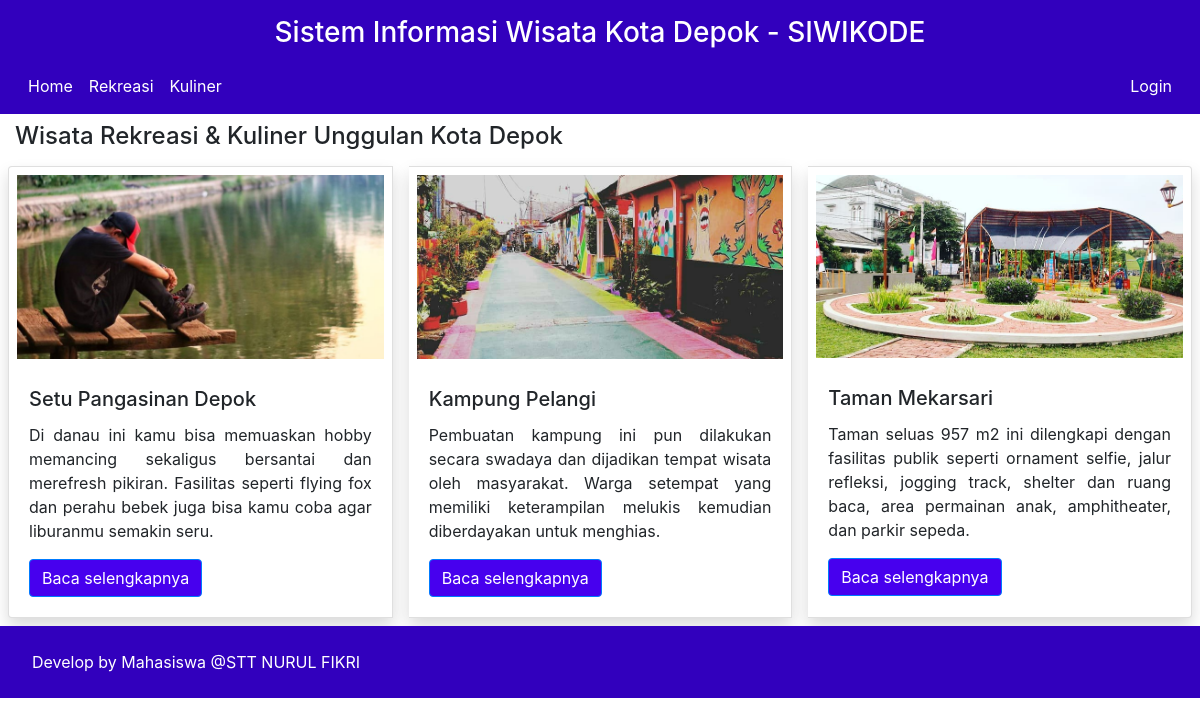
The page / on the database its author committed.
### tables this page shows
CREATE TABLE `wisata` (
  `id` int(11) NOT NULL,
  `nama` varchar(100) DEFAULT NULL,
  `deskripsi` text DEFAULT NULL,
  `jenis_wisata_id` int(11) NOT NULL,
  `fasilitas` text DEFAULT NULL,
  `bintang` smallint(6) DEFAULT NULL,
  `kontak` varchar(45) DEFAULT NULL,
  `alamat` varchar(150) DEFAULT NULL,
  `maps` text DEFAULT NULL,
  `email` varchar(45) DEFAULT NULL,
  `web` varchar(45) DEFAULT NULL,
  `jenis_kuliner_id` int(11) NOT NULL,
  `gambar` varchar(150) NOT NULL
);

### application/controllers/Clandingpage.php (called while the page is built, shortened)
<?php
class Clandingpage extends CI_Controller {
    function __construct(){
		$this->load->model('Mlandingpage');
	}
	public function index()
	{
        $wisata = $this->Mlandingpage->getWisata();
        $data['wisata'] = $wisata;
        $this->load->view('siwikode/template/header');
		$this->load->view('siwikode/Vlandingpage', $data);
        $this->load->view('siwikode/template/footer.php');
	}
}

### index.php (called while the page is built, shortened)
<?php
require_once BASEPATH.'core/CodeIgniter.php';

### application/models/Mlandingpage.php (called while the page is built)
<?php
class Mlandingpage extends CI_Model{
    public function getWisata()
    {
        $query = $this->db->get('wisata');
        return $query;
    }
}
?>

### application/views/siwikode/Vlandingpage.php (the view)
 <div class="m-auto pt-2 row">
  <h4 class="col-auto">Wisata Rekreasi & Kuliner Unggulan Kota Depok</h4>
 </div>
 <div class="card-group">
<?php foreach($wisata->result() as $wisata) { ?>
<div class="card m-2 shadow">
  <img class="card-img-top p-2" src="<?=base_url().$wisata->gambar?>" alt="Card image cap">
  <div class="card-body">
	<h5 class="card-title"><?=$wisata->nama?></h5>
	<p class="card-text text-justify"><?=$wisata->deskripsi?></p>
	<a class="btn btn-primary" href="<?= base_url("index.php/Cdeskripsi/deskripsi/".$wisata->id)?>" role="button">Baca selengkapnya</a>
  </div>
</div>
<?php } ?>
 </div>

### application/views/siwikode/template/header.php (shortened to what this page needs)
<!DOCTYPE html>
<html lang="en">
<head>
	<link rel="stylesheet" href="https://cdn.jsdelivr.net/npm/bootstrap@4.5.3/dist/css/bootstrap.min.css">
	<link rel="stylesheet" href="<?= base_url()?>assets/siwikode/style.css">
	<link rel="stylesheet" href="<?= base_url()?>assets/siwikode/css/bootstrap-grid.css">
	<link rel="stylesheet" href="<?= base_url()?>assets/siwikode/css/bootstrap.min.css">
	<link rel="stylesheet" href="<?= base_url()?>assets/siwikode/css/bootstrap.css">
</head>
<body>
	<div class="bg-primary px-1 pt-3 container-fluid">
		<h3 class="text-white text-center">Sistem Informasi Wisata Kota Depok - SIWIKODE</h3>
		<nav class="navbar navbar-expand-lg navbar-dark">
			<div class="collapse navbar-collapse" id="navbarSupportedContent">
			  <ul class="navbar-nav mr-auto">
				<li class="nav-item">
				  <a class="nav-link text-white" href="<?= base_url("index.php/Clandingpage/")?>">Home</a>
				</li>
				<li class="nav-item">
				  <a class="nav-link text-white" href="daftar_wisata.html">Rekreasi</a>
				</li>
				<li class="nav-item">
				  <a class="nav-link text-white" href="daftar_kuliner.html">Kuliner</a>
				</li>
			  </ul>
			  <ul class="navbar-nav ml-auto">
				  <?php if($this->session->userdata('role') == null) { ?>
					  <li class="nav-item">
					  	<a class="nav-link text-white" href="<?= base_url("index.php/clogin/")?>">Login</a>
				  	  </li>
				  <?php } ?>
			  </ul>
			</div>
		</nav>
	</div>

### application/views/siwikode/template/footer.php (shortened to what this page needs)
<footer class="navbar navbar-dark bg-primary">
		<a class="navbar-text text-white p-3" href="#">Develop by Mahasiswa @STT NURUL FIKRI</a>
	  </footer>
</body>
</html>

### assets/siwikode/css/style.css (style rules this page uses)
html { scroll-behavior: smooth; }

### rows shown on the page
wisata: gambar (picture), nama "Setu Pangasinan Depok", deskripsi "Di danau ini kamu bisa memuaskan hobby memancing sekaligus bersantai dan merefresh pikiran. Fasilitas seperti flying fox dan perahu bebek juga bisa kamu coba agar liburanmu semakin seru."
wisata: gambar (picture), nama "Kampung Pelangi", deskripsi "Pembuatan kampung ini pun dilakukan secara swadaya dan dijadikan tempat wisata oleh masyarakat. Warga setempat yang memiliki keterampilan melukis kemudian diberdayakan untuk menghias."
wisata: gambar (picture), nama "Taman Mekarsari", deskripsi "Taman seluas 957 m2 ini dilengkapi dengan fasilitas publik seperti ornament selfie, jalur refleksi, jogging track, shelter dan ruang baca, area permainan anak, amphitheater, dan parkir sepeda."
